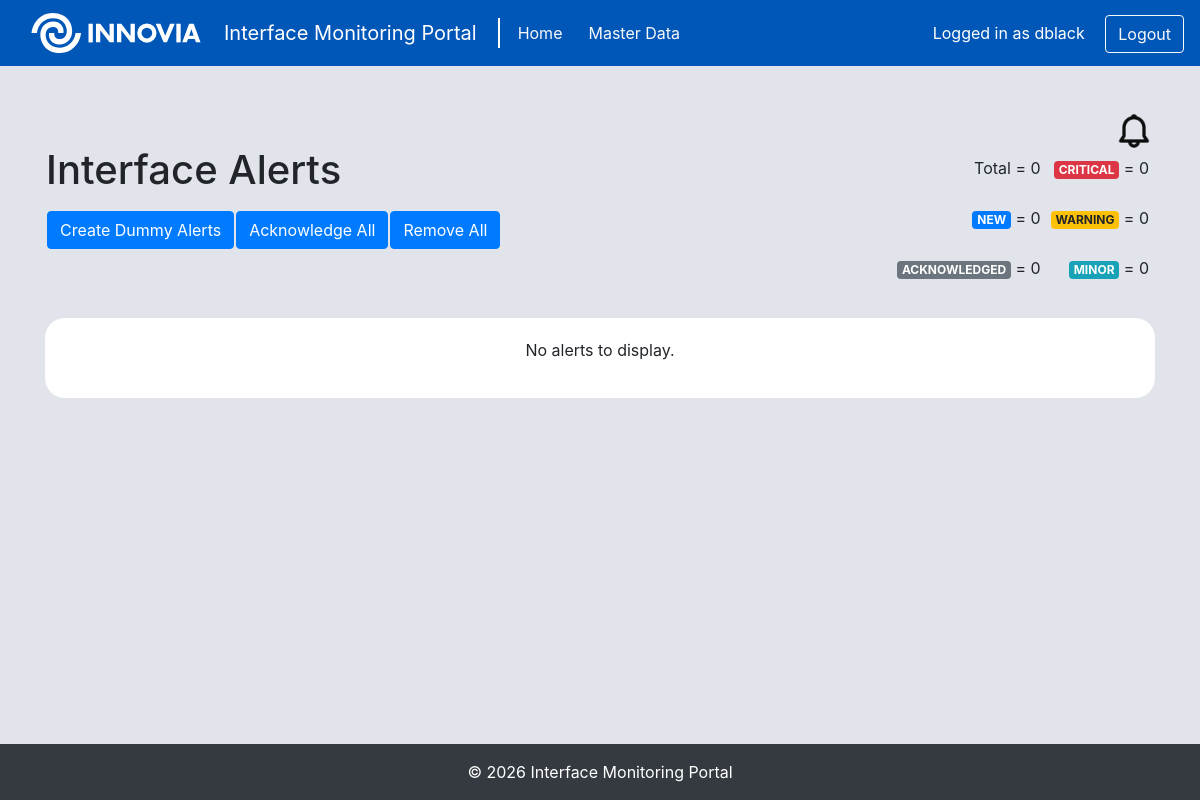
The page /IMPapp/ (signed in) on the database as committed earlier.
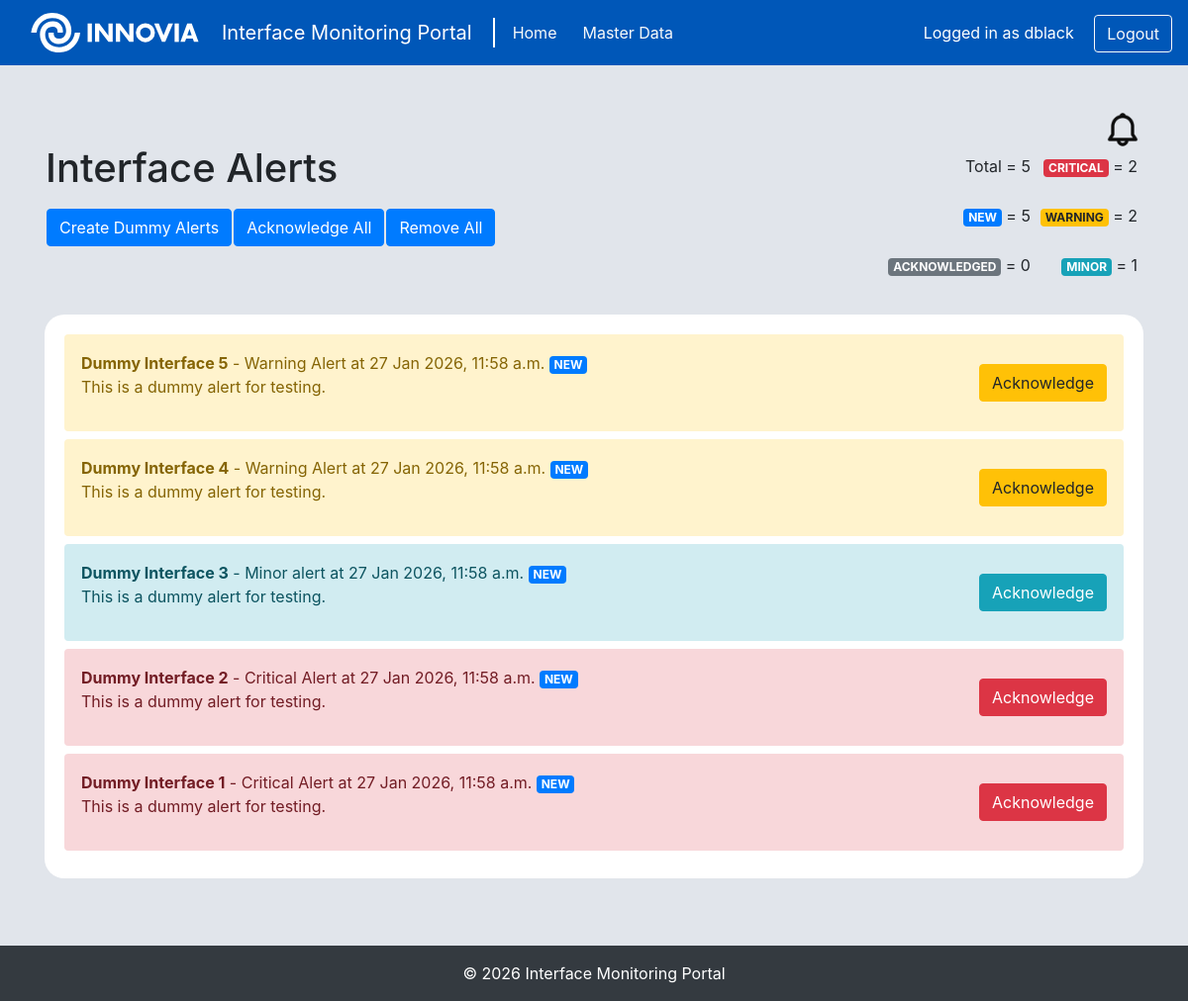
The same page on the database as committed later.
### IMPapp/models.py (models this page shows)
class InterfaceAlert(models.Model):
    id = models.AutoField(primary_key=True)
    interface_name = models.CharField(max_length=100)
    alert_type = models.ForeignKey(AlertType, on_delete=models.CASCADE)
    status = models.CharField(max_length=20, choices=AlertStatus.choices, default=AlertStatus.NEW)
    timestamp = models.DateTimeField(auto_now_add=True)
    description = models.TextField()

class AlertType(models.Model):
    name = models.CharField(max_length=50)
    description = models.TextField()

### IMPapp/views.py (the view)
# urls.py: path('', views.home, name='home'),
@login_required
def home(request):
    return render(request, "home.html", {"alerts": InterfaceAlert.objects.order_by('-timestamp'),
                                         "new_alerts_count": InterfaceAlert.objects.filter(status='NEW').count(),
                                         "acknowledged_alerts_count": InterfaceAlert.objects.filter(status='ACKNOWLEDGED').count(),
                                         "critical_alerts_count": InterfaceAlert.objects.filter(alert_type__name='critical').count(),
                                         "warning_alerts_count": InterfaceAlert.objects.filter(alert_type__name='warning').count(),
                                         "minor_alerts_count": InterfaceAlert.objects.filter(alert_type__name='minor').count()})

### IMPapp/templates/home.html (shortened to what the changed rows need)
{% extends "template.html" %}{% block title %}Home{% endblock %}
{% load static%}
{% block content %}
    <table class="w-100 mb-3">
        <tr>
            <td>
                <h1 class="mb-3">Interface Alerts</h1>
            </td>
            <td class="text-right align-middle ml-5">
                <table class="pad-5" style="margin-left: auto;">
                    <tr>
                        <td class="pad-5"><p>Total = {{ alerts.count }}</p></td>
                        <td class="pad-5"><p><span class="badge badge-danger">CRITICAL</span> = {{ critical_alerts_count }}</p></td>
                    </tr>
                    <tr>
                        <td class="pad-5"><p><span class="badge badge-primary">NEW</span> = {{ new_alerts_count }}</p></td>
                        <td class="pad-5"><p><span class="badge badge-warning">WARNING</span> = {{ warning_alerts_count }}</p></td>
                    </tr>
                    <tr>
                        <td class="pad-5"><p><span class="badge badge-info">MINOR</span> = {{ minor_alerts_count }}</p></td>
                    </tr>
                </table>
            </td>
        </tr>
    </table>
    <div class="mb-4 alert-panel">
        {% if alerts.count == 0 %}
            <p class="text-center">No alerts to display.</p>
        {% endif %}
        {% for alert in alerts %}
            <div class="
                {% if alert.alert_type.name == 'minor' %}alert-info
                {% elif alert.alert_type.name == 'warning' %}alert-warning
                {% elif alert.alert_type.name == 'critical' %}alert-danger
                {% endif %}
                p-3 mb-2 rounded">
                <table class="w-100">
                    <tr>
                        <td>
                            <strong>{{ alert.interface_name }}</strong> - {{ alert.alert_type.description }} at {{ alert.timestamp }}
                            {% if alert.status == 'NEW' %}
                                <span class="badge badge-primary">{{ alert.status }}</span>
                            {% else %}
                                <span class="badge badge-secondary">{{ alert.status }}</span>
                            {% endif %}
                            <p>{{ alert.description }}</p>
                        </td>
                        <td class="text-right align-middle">
                            {% if alert.status == 'NEW' %}
                                <form method="post" action="{% url 'acknowledgeAlert' alert.id %}">
                                    <button class="
                                    {% if alert.alert_type.name == 'minor' %}btn btn-info
                                    {% elif alert.alert_type.name == 'warning' %}btn btn-warning
                                    {% elif alert.alert_type.name == 'critical' %}btn btn-danger
                                    {% endif %}"
                                    type="submit">
                                    Acknowledge</button>
                                </form>
                            {% endif %}
                        </td>
                    </tr>
                </table>
            </div>
        {% endfor %}
    </div>
{% endblock %}

Rows that differ between the two databases and show on the page:
added InterfaceAlert: interface_name "Dummy Interface 5", alert_type.description "Warning Alert", timestamp "27 Jan 2026, 11:58 a.m.", status "NEW", description "This is a dummy alert for testing.", shows "Acknowledge"
added InterfaceAlert: interface_name "Dummy Interface 4", alert_type.description "Warning Alert", timestamp "27 Jan 2026, 11:58 a.m.", status "NEW", description "This is a dummy alert for testing.", shows "Acknowledge"
added InterfaceAlert: interface_name "Dummy Interface 3", alert_type.description "Minor alert", timestamp "27 Jan 2026, 11:58 a.m.", status "NEW", description "This is a dummy alert for testing.", shows "Acknowledge"
added InterfaceAlert: interface_name "Dummy Interface 2", alert_type.description "Critical Alert", timestamp "27 Jan 2026, 11:58 a.m.", status "NEW", description "This is a dummy alert for testing.", shows "Acknowledge"
added InterfaceAlert: interface_name "Dummy Interface 1", alert_type.description "Critical Alert", timestamp "27 Jan 2026, 11:58 a.m.", status "NEW", description "This is a dummy alert for testing.", shows "Acknowledge"
Other text that changed with them:
{{ alerts.count }}: "0" → "5"
{{ critical_alerts_count }}: "0" → "2"
{{ new_alerts_count }}: "0" → "5"
{{ warning_alerts_count }}: "0" → "2"
{{ minor_alerts_count }}: "0" → "1"
text no longer shown: "No alerts to display."
